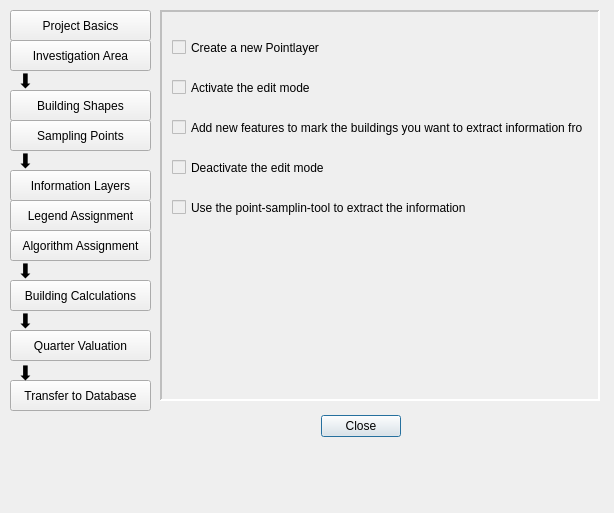
<?xml version="1.0" encoding="UTF-8"?>
<ui version="4.0">
 <class>MainstayProcess_dialog</class>
 <widget class="QDialog" name="MainstayProcess_dialog">
  <property name="enabled">
   <bool>true</bool>
  </property>
  <property name="geometry">
   <rect>
    <x>0</x>
    <y>0</y>
    <width>614</width>
    <height>513</height>
   </rect>
  </property>
  <property name="minimumSize">
   <size>
    <width>614</width>
    <height>513</height>
   </size>
  </property>
  <property name="maximumSize">
   <size>
    <width>812</width>
    <height>513</height>
   </size>
  </property>
  <property name="windowTitle">
   <string>Open eQuarter Workflow Utility</string>
  </property>
  <property name="sizeGripEnabled">
   <bool>false</bool>
  </property>
  <property name="modal">
   <bool>false</bool>
  </property>
  <widget class="QDialogButtonBox" name="buttonBox">
   <property name="enabled">
    <bool>true</bool>
   </property>
   <property name="geometry">
    <rect>
     <x>310</x>
     <y>410</y>
     <width>91</width>
     <height>32</height>
    </rect>
   </property>
   <property name="orientation">
    <enum>Qt::Horizontal</enum>
   </property>
   <property name="standardButtons">
    <set>QDialogButtonBox::Close</set>
   </property>
  </widget>
  <widget class="QStackedWidget" name="process_page">
   <property name="enabled">
    <bool>false</bool>
   </property>
   <property name="geometry">
    <rect>
     <x>160</x>
     <y>10</y>
     <width>440</width>
     <height>391</height>
    </rect>
   </property>
   <property name="autoFillBackground">
    <bool>false</bool>
   </property>
   <property name="styleSheet">
    <string notr="true">color: rgb(0, 0, 0);</string>
   </property>
   <property name="frameShape">
    <enum>QFrame::Panel</enum>
   </property>
   <property name="frameShadow">
    <enum>QFrame::Sunken</enum>
   </property>
   <property name="lineWidth">
    <number>2</number>
   </property>
   <property name="midLineWidth">
    <number>1</number>
   </property>
   <property name="currentIndex">
    <number>3</number>
   </property>
   <widget class="QWidget" name="project_basics_page">
    <widget class="QCheckBox" name="ol_plugin_installed_chckBox">
     <property name="enabled">
      <bool>false</bool>
     </property>
     <property name="geometry">
      <rect>
       <x>10</x>
       <y>15</y>
       <width>261</width>
       <height>41</height>
      </rect>
     </property>
     <property name="text">
      <string>Install the Open Street Map Plugin</string>
     </property>
     <property name="checkable">
      <bool>true</bool>
     </property>
    </widget>
    <widget class="QCheckBox" name="project_created_chckBox">
     <property name="enabled">
      <bool>false</bool>
     </property>
     <property name="geometry">
      <rect>
       <x>10</x>
       <y>95</y>
       <width>261</width>
       <height>41</height>
      </rect>
     </property>
     <property name="styleSheet">
      <string notr="true"/>
     </property>
     <property name="text">
      <string>Create a new project and save it.</string>
     </property>
     <property name="checkable">
      <bool>true</bool>
     </property>
    </widget>
    <widget class="QCheckBox" name="osm_layer_loaded_chckBox">
     <property name="enabled">
      <bool>false</bool>
     </property>
     <property name="geometry">
      <rect>
       <x>10</x>
       <y>135</y>
       <width>261</width>
       <height>41</height>
      </rect>
     </property>
     <property name="text">
      <string>Open an Open Layers Map</string>
     </property>
     <property name="checkable">
      <bool>true</bool>
     </property>
    </widget>
    <widget class="QCheckBox" name="pst_plugin_installed_chckBox">
     <property name="enabled">
      <bool>false</bool>
     </property>
     <property name="geometry">
      <rect>
       <x>10</x>
       <y>55</y>
       <width>261</width>
       <height>41</height>
      </rect>
     </property>
     <property name="text">
      <string>Install the PointSamplingTool Plugin</string>
     </property>
     <property name="checkable">
      <bool>true</bool>
     </property>
    </widget>
   </widget>
   <widget class="QWidget" name="investigation_area_page">
    <widget class="QCheckBox" name="temp_shapefile_created_chckBox">
     <property name="enabled">
      <bool>false</bool>
     </property>
     <property name="geometry">
      <rect>
       <x>10</x>
       <y>15</y>
       <width>261</width>
       <height>41</height>
      </rect>
     </property>
     <property name="text">
      <string>Create a new Polygon-Shapelayer</string>
     </property>
     <property name="checkable">
      <bool>true</bool>
     </property>
    </widget>
    <widget class="QCheckBox" name="editing_temp_shapefile_started_chckBox">
     <property name="enabled">
      <bool>false</bool>
     </property>
     <property name="geometry">
      <rect>
       <x>10</x>
       <y>55</y>
       <width>261</width>
       <height>41</height>
      </rect>
     </property>
     <property name="text">
      <string>Activate the edit mode</string>
     </property>
     <property name="checkable">
      <bool>true</bool>
     </property>
    </widget>
    <widget class="QCheckBox" name="investigation_area_selected_chckBox">
     <property name="enabled">
      <bool>false</bool>
     </property>
     <property name="geometry">
      <rect>
       <x>10</x>
       <y>95</y>
       <width>411</width>
       <height>41</height>
      </rect>
     </property>
     <property name="text">
      <string>Add new features to cover your investigation area with</string>
     </property>
     <property name="checkable">
      <bool>true</bool>
     </property>
    </widget>
    <widget class="QCheckBox" name="editing_temp_shapefile_stopped_chckBox">
     <property name="enabled">
      <bool>false</bool>
     </property>
     <property name="geometry">
      <rect>
       <x>10</x>
       <y>135</y>
       <width>261</width>
       <height>41</height>
      </rect>
     </property>
     <property name="text">
      <string>Deactivate the edit mode</string>
     </property>
     <property name="checkable">
      <bool>true</bool>
     </property>
    </widget>
   </widget>
   <widget class="QWidget" name="building_shapes_page">
    <widget class="QCheckBox" name="raster_loaded_chckBox">
     <property name="enabled">
      <bool>false</bool>
     </property>
     <property name="geometry">
      <rect>
       <x>10</x>
       <y>15</y>
       <width>261</width>
       <height>41</height>
      </rect>
     </property>
     <property name="text">
      <string>Load a new (wms) raster-map</string>
     </property>
     <property name="checkable">
      <bool>true</bool>
     </property>
    </widget>
    <widget class="QCheckBox" name="extent_clipped_chckBox">
     <property name="enabled">
      <bool>false</bool>
     </property>
     <property name="geometry">
      <rect>
       <x>10</x>
       <y>55</y>
       <width>321</width>
       <height>41</height>
      </rect>
     </property>
     <property name="text">
      <string>Export the investigation areas extent as .tif</string>
     </property>
     <property name="checkable">
      <bool>true</bool>
     </property>
    </widget>
    <widget class="QCheckBox" name="pyramids_built_chckBox">
     <property name="enabled">
      <bool>false</bool>
     </property>
     <property name="geometry">
      <rect>
       <x>10</x>
       <y>95</y>
       <width>321</width>
       <height>41</height>
      </rect>
     </property>
     <property name="text">
      <string>Open the created .tif-file and build pyramids</string>
     </property>
     <property name="checkable">
      <bool>true</bool>
     </property>
    </widget>
   </widget>
   <widget class="QWidget" name="sampling_points_page">
    <widget class="QCheckBox" name="temp_pointlayer_created_chckBox">
     <property name="enabled">
      <bool>false</bool>
     </property>
     <property name="geometry">
      <rect>
       <x>10</x>
       <y>15</y>
       <width>261</width>
       <height>41</height>
      </rect>
     </property>
     <property name="text">
      <string>Create a new Pointlayer</string>
     </property>
     <property name="checkable">
      <bool>true</bool>
     </property>
    </widget>
    <widget class="QCheckBox" name="editing_temp_pointlayer_started_chckBox">
     <property name="enabled">
      <bool>false</bool>
     </property>
     <property name="geometry">
      <rect>
       <x>10</x>
       <y>55</y>
       <width>261</width>
       <height>41</height>
      </rect>
     </property>
     <property name="text">
      <string>Activate the edit mode</string>
     </property>
     <property name="checkable">
      <bool>true</bool>
     </property>
    </widget>
    <widget class="QCheckBox" name="points_of_interest_defined_chckBox">
     <property name="enabled">
      <bool>false</bool>
     </property>
     <property name="geometry">
      <rect>
       <x>10</x>
       <y>95</y>
       <width>411</width>
       <height>41</height>
      </rect>
     </property>
     <property name="text">
      <string>Add new features to mark the buildings you want to extract information from</string>
     </property>
     <property name="checkable">
      <bool>true</bool>
     </property>
    </widget>
    <widget class="QCheckBox" name="editing_temp_pointlayer_stopped_chckBox">
     <property name="enabled">
      <bool>false</bool>
     </property>
     <property name="geometry">
      <rect>
       <x>10</x>
       <y>135</y>
       <width>261</width>
       <height>41</height>
      </rect>
     </property>
     <property name="text">
      <string>Deactivate the edit mode</string>
     </property>
     <property name="checkable">
      <bool>true</bool>
     </property>
    </widget>
    <widget class="QCheckBox" name="information_sampled_chckBox">
     <property name="enabled">
      <bool>false</bool>
     </property>
     <property name="geometry">
      <rect>
       <x>10</x>
       <y>175</y>
       <width>381</width>
       <height>41</height>
      </rect>
     </property>
     <property name="text">
      <string>Use the point-samplin-tool to extract the information</string>
     </property>
     <property name="checkable">
      <bool>true</bool>
     </property>
    </widget>
   </widget>
  </widget>
  <widget class="QToolButton" name="project_basics_btn">
   <property name="enabled">
    <bool>true</bool>
   </property>
   <property name="geometry">
    <rect>
     <x>10</x>
     <y>10</y>
     <width>141</width>
     <height>31</height>
    </rect>
   </property>
   <property name="styleSheet">
    <string notr="true">:hover{
	background-color: qlineargradient(spread:pad, x1:0.5, y1:0, x2:0.5, y2:0.5, stop:0 rgba(175, 175, 175, 255), stop:1 rgba(230, 230, 230, 203));
	border: 1px solid rgb(192,192,192);
}
:checked {
	background-color: qlineargradient(spread:pad, x1:0.5, y1:0, x2:0.495074, y2:0.284, stop:0 rgba(204, 204, 204, 255), stop:1 rgba(239, 239, 239, 255));
	border: 1px solid rgb(192,192,192);
}</string>
   </property>
   <property name="text">
    <string>Project Basics</string>
   </property>
   <property name="icon">
    <iconset resource="resources.qrc">
     <normaloff>:/Icons/Icons/openmark.png</normaloff>
     <normalon>:/Icons/Icons/checkmark.png</normalon>:/Icons/Icons/openmark.png</iconset>
   </property>
   <property name="iconSize">
    <size>
     <width>20</width>
     <height>20</height>
    </size>
   </property>
   <property name="checkable">
    <bool>true</bool>
   </property>
   <property name="checked">
    <bool>false</bool>
   </property>
   <property name="autoRepeat">
    <bool>false</bool>
   </property>
   <property name="autoExclusive">
    <bool>false</bool>
   </property>
   <property name="toolButtonStyle">
    <enum>Qt::ToolButtonTextBesideIcon</enum>
   </property>
   <property name="autoRaise">
    <bool>false</bool>
   </property>
   <property name="arrowType">
    <enum>Qt::NoArrow</enum>
   </property>
  </widget>
  <widget class="QToolButton" name="investigation_area_btn">
   <property name="enabled">
    <bool>true</bool>
   </property>
   <property name="geometry">
    <rect>
     <x>10</x>
     <y>40</y>
     <width>141</width>
     <height>31</height>
    </rect>
   </property>
   <property name="styleSheet">
    <string notr="true">:hover{
	background-color: qlineargradient(spread:pad, x1:0.5, y1:0, x2:0.5, y2:0.5, stop:0 rgba(175, 175, 175, 255), stop:1 rgba(230, 230, 230, 203));
	border: 1px solid rgb(192,192,192);
}
:checked {
	background-color: qlineargradient(spread:pad, x1:0.5, y1:0, x2:0.495074, y2:0.284, stop:0 rgba(204, 204, 204, 255), stop:1 rgba(239, 239, 239, 255));
	border: 1px solid rgb(192,192,192);
}</string>
   </property>
   <property name="text">
    <string>Investigation Area</string>
   </property>
   <property name="icon">
    <iconset resource="resources.qrc">
     <normaloff>:/Icons/Icons/openmark.png</normaloff>
     <normalon>:/Icons/Icons/checkmark.png</normalon>:/Icons/Icons/openmark.png</iconset>
   </property>
   <property name="iconSize">
    <size>
     <width>20</width>
     <height>20</height>
    </size>
   </property>
   <property name="checkable">
    <bool>true</bool>
   </property>
   <property name="checked">
    <bool>false</bool>
   </property>
   <property name="autoRepeat">
    <bool>false</bool>
   </property>
   <property name="autoExclusive">
    <bool>false</bool>
   </property>
   <property name="toolButtonStyle">
    <enum>Qt::ToolButtonTextBesideIcon</enum>
   </property>
   <property name="autoRaise">
    <bool>false</bool>
   </property>
   <property name="arrowType">
    <enum>Qt::NoArrow</enum>
   </property>
  </widget>
  <widget class="QToolButton" name="building_shapes_btn">
   <property name="enabled">
    <bool>true</bool>
   </property>
   <property name="geometry">
    <rect>
     <x>10</x>
     <y>90</y>
     <width>141</width>
     <height>31</height>
    </rect>
   </property>
   <property name="styleSheet">
    <string notr="true">:hover{
	background-color: qlineargradient(spread:pad, x1:0.5, y1:0, x2:0.5, y2:0.5, stop:0 rgba(175, 175, 175, 255), stop:1 rgba(230, 230, 230, 203));
	border: 1px solid rgb(192,192,192);
}
:checked {
	background-color: qlineargradient(spread:pad, x1:0.5, y1:0, x2:0.495074, y2:0.284, stop:0 rgba(204, 204, 204, 255), stop:1 rgba(239, 239, 239, 255));
	border: 1px solid rgb(192,192,192);
}</string>
   </property>
   <property name="text">
    <string>Building Shapes</string>
   </property>
   <property name="icon">
    <iconset resource="resources.qrc">
     <normaloff>:/Icons/Icons/openmark.png</normaloff>
     <normalon>:/Icons/Icons/checkmark.png</normalon>:/Icons/Icons/openmark.png</iconset>
   </property>
   <property name="iconSize">
    <size>
     <width>20</width>
     <height>20</height>
    </size>
   </property>
   <property name="checkable">
    <bool>true</bool>
   </property>
   <property name="checked">
    <bool>false</bool>
   </property>
   <property name="autoRepeat">
    <bool>false</bool>
   </property>
   <property name="autoExclusive">
    <bool>false</bool>
   </property>
   <property name="toolButtonStyle">
    <enum>Qt::ToolButtonTextBesideIcon</enum>
   </property>
   <property name="autoRaise">
    <bool>false</bool>
   </property>
   <property name="arrowType">
    <enum>Qt::NoArrow</enum>
   </property>
  </widget>
  <widget class="QToolButton" name="sampling_points_btn">
   <property name="enabled">
    <bool>true</bool>
   </property>
   <property name="geometry">
    <rect>
     <x>10</x>
     <y>120</y>
     <width>141</width>
     <height>31</height>
    </rect>
   </property>
   <property name="text">
    <string>Sampling Points</string>
   </property>
   <property name="icon">
    <iconset resource="resources.qrc">
     <normaloff>:/Icons/Icons/openmark.png</normaloff>
     <normalon>:/Icons/Icons/checkmark.png</normalon>:/Icons/Icons/openmark.png</iconset>
   </property>
   <property name="iconSize">
    <size>
     <width>20</width>
     <height>20</height>
    </size>
   </property>
   <property name="checkable">
    <bool>true</bool>
   </property>
   <property name="checked">
    <bool>false</bool>
   </property>
   <property name="autoRepeat">
    <bool>false</bool>
   </property>
   <property name="autoExclusive">
    <bool>false</bool>
   </property>
   <property name="toolButtonStyle">
    <enum>Qt::ToolButtonTextBesideIcon</enum>
   </property>
   <property name="autoRaise">
    <bool>false</bool>
   </property>
   <property name="arrowType">
    <enum>Qt::NoArrow</enum>
   </property>
  </widget>
  <widget class="QToolButton" name="oeqstepbutton_5">
   <property name="enabled">
    <bool>true</bool>
   </property>
   <property name="geometry">
    <rect>
     <x>10</x>
     <y>170</y>
     <width>141</width>
     <height>31</height>
    </rect>
   </property>
   <property name="text">
    <string>Information Layers</string>
   </property>
   <property name="icon">
    <iconset resource="resources.qrc">
     <normaloff>:/Icons/Icons/openmark.png</normaloff>
     <normalon>:/Icons/Icons/checkmark.png</normalon>:/Icons/Icons/openmark.png</iconset>
   </property>
   <property name="iconSize">
    <size>
     <width>20</width>
     <height>20</height>
    </size>
   </property>
   <property name="checkable">
    <bool>true</bool>
   </property>
   <property name="checked">
    <bool>false</bool>
   </property>
   <property name="autoRepeat">
    <bool>false</bool>
   </property>
   <property name="autoExclusive">
    <bool>false</bool>
   </property>
   <property name="toolButtonStyle">
    <enum>Qt::ToolButtonTextBesideIcon</enum>
   </property>
   <property name="autoRaise">
    <bool>false</bool>
   </property>
   <property name="arrowType">
    <enum>Qt::NoArrow</enum>
   </property>
  </widget>
  <widget class="QToolButton" name="oeqstepbutton_6">
   <property name="enabled">
    <bool>true</bool>
   </property>
   <property name="geometry">
    <rect>
     <x>10</x>
     <y>200</y>
     <width>141</width>
     <height>31</height>
    </rect>
   </property>
   <property name="text">
    <string>Legend Assignment</string>
   </property>
   <property name="icon">
    <iconset resource="resources.qrc">
     <normaloff>:/Icons/Icons/openmark.png</normaloff>
     <normalon>:/Icons/Icons/checkmark.png</normalon>:/Icons/Icons/openmark.png</iconset>
   </property>
   <property name="iconSize">
    <size>
     <width>20</width>
     <height>20</height>
    </size>
   </property>
   <property name="checkable">
    <bool>true</bool>
   </property>
   <property name="checked">
    <bool>false</bool>
   </property>
   <property name="autoRepeat">
    <bool>false</bool>
   </property>
   <property name="autoExclusive">
    <bool>false</bool>
   </property>
   <property name="toolButtonStyle">
    <enum>Qt::ToolButtonTextBesideIcon</enum>
   </property>
   <property name="autoRaise">
    <bool>false</bool>
   </property>
   <property name="arrowType">
    <enum>Qt::NoArrow</enum>
   </property>
  </widget>
  <widget class="QToolButton" name="oeqstepbutton_7">
   <property name="enabled">
    <bool>true</bool>
   </property>
   <property name="geometry">
    <rect>
     <x>10</x>
     <y>230</y>
     <width>141</width>
     <height>31</height>
    </rect>
   </property>
   <property name="text">
    <string>Algorithm Assignment</string>
   </property>
   <property name="icon">
    <iconset resource="resources.qrc">
     <normaloff>:/Icons/Icons/openmark.png</normaloff>
     <normalon>:/Icons/Icons/checkmark.png</normalon>:/Icons/Icons/openmark.png</iconset>
   </property>
   <property name="iconSize">
    <size>
     <width>20</width>
     <height>20</height>
    </size>
   </property>
   <property name="checkable">
    <bool>true</bool>
   </property>
   <property name="checked">
    <bool>false</bool>
   </property>
   <property name="autoRepeat">
    <bool>false</bool>
   </property>
   <property name="autoExclusive">
    <bool>false</bool>
   </property>
   <property name="toolButtonStyle">
    <enum>Qt::ToolButtonTextBesideIcon</enum>
   </property>
   <property name="autoRaise">
    <bool>false</bool>
   </property>
   <property name="arrowType">
    <enum>Qt::NoArrow</enum>
   </property>
  </widget>
  <widget class="QToolButton" name="oeqstepbutton_8">
   <property name="enabled">
    <bool>true</bool>
   </property>
   <property name="geometry">
    <rect>
     <x>10</x>
     <y>280</y>
     <width>141</width>
     <height>31</height>
    </rect>
   </property>
   <property name="text">
    <string>Building Calculations</string>
   </property>
   <property name="icon">
    <iconset resource="resources.qrc">
     <normaloff>:/Icons/Icons/openmark.png</normaloff>
     <normalon>:/Icons/Icons/checkmark.png</normalon>:/Icons/Icons/openmark.png</iconset>
   </property>
   <property name="iconSize">
    <size>
     <width>20</width>
     <height>20</height>
    </size>
   </property>
   <property name="checkable">
    <bool>true</bool>
   </property>
   <property name="checked">
    <bool>false</bool>
   </property>
   <property name="autoRepeat">
    <bool>false</bool>
   </property>
   <property name="autoExclusive">
    <bool>false</bool>
   </property>
   <property name="toolButtonStyle">
    <enum>Qt::ToolButtonTextBesideIcon</enum>
   </property>
   <property name="autoRaise">
    <bool>false</bool>
   </property>
   <property name="arrowType">
    <enum>Qt::NoArrow</enum>
   </property>
  </widget>
  <widget class="QToolButton" name="oeqstepbutton_9">
   <property name="enabled">
    <bool>true</bool>
   </property>
   <property name="geometry">
    <rect>
     <x>10</x>
     <y>330</y>
     <width>141</width>
     <height>31</height>
    </rect>
   </property>
   <property name="text">
    <string>Quarter Valuation</string>
   </property>
   <property name="icon">
    <iconset resource="resources.qrc">
     <normaloff>:/Icons/Icons/openmark.png</normaloff>
     <normalon>:/Icons/Icons/checkmark.png</normalon>:/Icons/Icons/openmark.png</iconset>
   </property>
   <property name="iconSize">
    <size>
     <width>20</width>
     <height>20</height>
    </size>
   </property>
   <property name="checkable">
    <bool>true</bool>
   </property>
   <property name="checked">
    <bool>false</bool>
   </property>
   <property name="autoRepeat">
    <bool>false</bool>
   </property>
   <property name="autoExclusive">
    <bool>false</bool>
   </property>
   <property name="toolButtonStyle">
    <enum>Qt::ToolButtonTextBesideIcon</enum>
   </property>
   <property name="autoRaise">
    <bool>false</bool>
   </property>
   <property name="arrowType">
    <enum>Qt::NoArrow</enum>
   </property>
  </widget>
  <widget class="QToolButton" name="oeqstepbutton_10">
   <property name="enabled">
    <bool>true</bool>
   </property>
   <property name="geometry">
    <rect>
     <x>10</x>
     <y>380</y>
     <width>141</width>
     <height>31</height>
    </rect>
   </property>
   <property name="text">
    <string>Transfer to Database</string>
   </property>
   <property name="icon">
    <iconset resource="resources.qrc">
     <normaloff>:/Icons/Icons/openmark.png</normaloff>
     <normalon>:/Icons/Icons/checkmark.png</normalon>:/Icons/Icons/openmark.png</iconset>
   </property>
   <property name="iconSize">
    <size>
     <width>20</width>
     <height>20</height>
    </size>
   </property>
   <property name="checkable">
    <bool>true</bool>
   </property>
   <property name="checked">
    <bool>false</bool>
   </property>
   <property name="autoRepeat">
    <bool>false</bool>
   </property>
   <property name="autoExclusive">
    <bool>false</bool>
   </property>
   <property name="toolButtonStyle">
    <enum>Qt::ToolButtonTextBesideIcon</enum>
   </property>
   <property name="autoRaise">
    <bool>false</bool>
   </property>
   <property name="arrowType">
    <enum>Qt::NoArrow</enum>
   </property>
  </widget>
  <widget class="QLabel" name="label">
   <property name="geometry">
    <rect>
     <x>10</x>
     <y>70</y>
     <width>31</width>
     <height>21</height>
    </rect>
   </property>
   <property name="palette">
    <palette>
     <active>
      <colorrole role="Text">
       <brush brushstyle="SolidPattern">
        <color alpha="255">
         <red>0</red>
         <green>30</green>
         <blue>255</blue>
        </color>
       </brush>
      </colorrole>
     </active>
     <inactive>
      <colorrole role="Text">
       <brush brushstyle="SolidPattern">
        <color alpha="255">
         <red>0</red>
         <green>30</green>
         <blue>255</blue>
        </color>
       </brush>
      </colorrole>
     </inactive>
     <disabled>
      <colorrole role="Text">
       <brush brushstyle="SolidPattern">
        <color alpha="255">
         <red>69</red>
         <green>69</green>
         <blue>69</blue>
        </color>
       </brush>
      </colorrole>
     </disabled>
    </palette>
   </property>
   <property name="font">
    <font>
     <pointsize>15</pointsize>
    </font>
   </property>
   <property name="text">
    <string>⬇︎</string>
   </property>
   <property name="scaledContents">
    <bool>false</bool>
   </property>
   <property name="alignment">
    <set>Qt::AlignCenter</set>
   </property>
  </widget>
  <widget class="QLabel" name="label_2">
   <property name="geometry">
    <rect>
     <x>10</x>
     <y>151</y>
     <width>31</width>
     <height>20</height>
    </rect>
   </property>
   <property name="palette">
    <palette>
     <active>
      <colorrole role="Text">
       <brush brushstyle="SolidPattern">
        <color alpha="255">
         <red>0</red>
         <green>30</green>
         <blue>255</blue>
        </color>
       </brush>
      </colorrole>
     </active>
     <inactive>
      <colorrole role="Text">
       <brush brushstyle="SolidPattern">
        <color alpha="255">
         <red>0</red>
         <green>30</green>
         <blue>255</blue>
        </color>
       </brush>
      </colorrole>
     </inactive>
     <disabled>
      <colorrole role="Text">
       <brush brushstyle="SolidPattern">
        <color alpha="255">
         <red>69</red>
         <green>69</green>
         <blue>69</blue>
        </color>
       </brush>
      </colorrole>
     </disabled>
    </palette>
   </property>
   <property name="font">
    <font>
     <pointsize>15</pointsize>
    </font>
   </property>
   <property name="text">
    <string>⬇︎</string>
   </property>
   <property name="scaledContents">
    <bool>false</bool>
   </property>
   <property name="alignment">
    <set>Qt::AlignCenter</set>
   </property>
  </widget>
  <widget class="QLabel" name="label_3">
   <property name="geometry">
    <rect>
     <x>10</x>
     <y>311</y>
     <width>31</width>
     <height>20</height>
    </rect>
   </property>
   <property name="palette">
    <palette>
     <active>
      <colorrole role="Text">
       <brush brushstyle="SolidPattern">
        <color alpha="255">
         <red>0</red>
         <green>30</green>
         <blue>255</blue>
        </color>
       </brush>
      </colorrole>
     </active>
     <inactive>
      <colorrole role="Text">
       <brush brushstyle="SolidPattern">
        <color alpha="255">
         <red>0</red>
         <green>30</green>
         <blue>255</blue>
        </color>
       </brush>
      </colorrole>
     </inactive>
     <disabled>
      <colorrole role="Text">
       <brush brushstyle="SolidPattern">
        <color alpha="255">
         <red>69</red>
         <green>69</green>
         <blue>69</blue>
        </color>
       </brush>
      </colorrole>
     </disabled>
    </palette>
   </property>
   <property name="font">
    <font>
     <pointsize>15</pointsize>
    </font>
   </property>
   <property name="text">
    <string>⬇︎</string>
   </property>
   <property name="scaledContents">
    <bool>false</bool>
   </property>
   <property name="alignment">
    <set>Qt::AlignCenter</set>
   </property>
  </widget>
  <widget class="QLabel" name="label_4">
   <property name="geometry">
    <rect>
     <x>10</x>
     <y>261</y>
     <width>31</width>
     <height>20</height>
    </rect>
   </property>
   <property name="palette">
    <palette>
     <active>
      <colorrole role="Text">
       <brush brushstyle="SolidPattern">
        <color alpha="255">
         <red>0</red>
         <green>30</green>
         <blue>255</blue>
        </color>
       </brush>
      </colorrole>
     </active>
     <inactive>
      <colorrole role="Text">
       <brush brushstyle="SolidPattern">
        <color alpha="255">
         <red>0</red>
         <green>30</green>
         <blue>255</blue>
        </color>
       </brush>
      </colorrole>
     </inactive>
     <disabled>
      <colorrole role="Text">
       <brush brushstyle="SolidPattern">
        <color alpha="255">
         <red>69</red>
         <green>69</green>
         <blue>69</blue>
        </color>
       </brush>
      </colorrole>
     </disabled>
    </palette>
   </property>
   <property name="font">
    <font>
     <pointsize>15</pointsize>
    </font>
   </property>
   <property name="text">
    <string>⬇︎</string>
   </property>
   <property name="scaledContents">
    <bool>false</bool>
   </property>
   <property name="alignment">
    <set>Qt::AlignCenter</set>
   </property>
  </widget>
  <widget class="QLabel" name="label_5">
   <property name="geometry">
    <rect>
     <x>10</x>
     <y>365</y>
     <width>31</width>
     <height>16</height>
    </rect>
   </property>
   <property name="palette">
    <palette>
     <active>
      <colorrole role="Text">
       <brush brushstyle="SolidPattern">
        <color alpha="255">
         <red>0</red>
         <green>30</green>
         <blue>255</blue>
        </color>
       </brush>
      </colorrole>
     </active>
     <inactive>
      <colorrole role="Text">
       <brush brushstyle="SolidPattern">
        <color alpha="255">
         <red>0</red>
         <green>30</green>
         <blue>255</blue>
        </color>
       </brush>
      </colorrole>
     </inactive>
     <disabled>
      <colorrole role="Text">
       <brush brushstyle="SolidPattern">
        <color alpha="255">
         <red>69</red>
         <green>69</green>
         <blue>69</blue>
        </color>
       </brush>
      </colorrole>
     </disabled>
    </palette>
   </property>
   <property name="font">
    <font>
     <pointsize>15</pointsize>
    </font>
   </property>
   <property name="text">
    <string>⬇︎</string>
   </property>
   <property name="scaledContents">
    <bool>false</bool>
   </property>
   <property name="alignment">
    <set>Qt::AlignCenter</set>
   </property>
  </widget>
 </widget>
 <includes>
  <include location="local">oequtil.py</include>
 </includes>
 <resources>
  <include location="resources.qrc"/>
 </resources>
 <connections>
  <connection>
   <sender>project_basics_btn</sender>
   <signal>clicked()</signal>
   <receiver>MainstayProcess_dialog</receiver>
   <slot>update()</slot>
   <hints>
    <hint type="sourcelabel">
     <x>80</x>
     <y>25</y>
    </hint>
    <hint type="destinationlabel">
     <x>309</x>
     <y>256</y>
    </hint>
   </hints>
  </connection>
  <connection>
   <sender>investigation_area_btn</sender>
   <signal>clicked()</signal>
   <receiver>MainstayProcess_dialog</receiver>
   <slot>update()</slot>
   <hints>
    <hint type="sourcelabel">
     <x>80</x>
     <y>55</y>
    </hint>
    <hint type="destinationlabel">
     <x>309</x>
     <y>256</y>
    </hint>
   </hints>
  </connection>
  <connection>
   <sender>building_shapes_btn</sender>
   <signal>clicked()</signal>
   <receiver>MainstayProcess_dialog</receiver>
   <slot>update()</slot>
   <hints>
    <hint type="sourcelabel">
     <x>112</x>
     <y>102</y>
    </hint>
    <hint type="destinationlabel">
     <x>309</x>
     <y>256</y>
    </hint>
   </hints>
  </connection>
  <connection>
   <sender>sampling_points_btn</sender>
   <signal>clicked()</signal>
   <receiver>MainstayProcess_dialog</receiver>
   <slot>update()</slot>
   <hints>
    <hint type="sourcelabel">
     <x>80</x>
     <y>135</y>
    </hint>
    <hint type="destinationlabel">
     <x>306</x>
     <y>256</y>
    </hint>
   </hints>
  </connection>
 </connections>
</ui>
